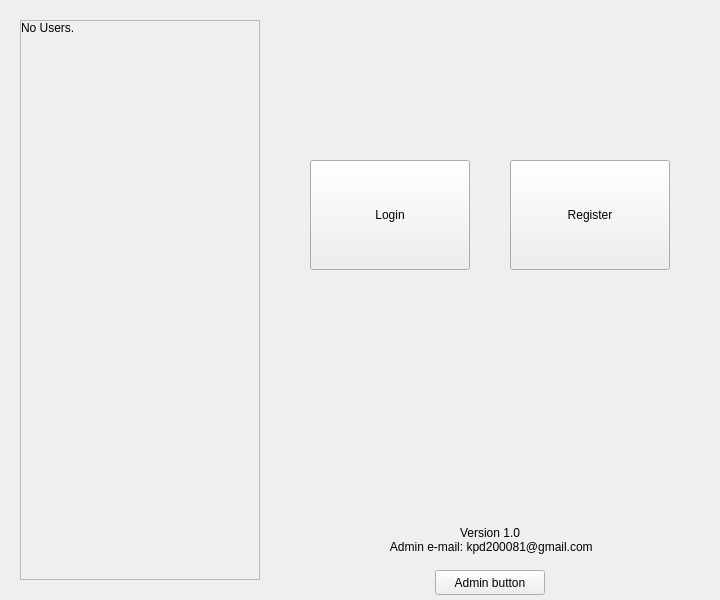
<?xml version="1.0" encoding="UTF-8"?>
<ui version="4.0">
 <class>MainScreen</class>
 <widget class="QWidget" name="MainScreen">
  <property name="geometry">
   <rect>
    <x>0</x>
    <y>0</y>
    <width>720</width>
    <height>600</height>
   </rect>
  </property>
  <property name="sizePolicy">
   <sizepolicy hsizetype="Ignored" vsizetype="Ignored">
    <horstretch>0</horstretch>
    <verstretch>0</verstretch>
   </sizepolicy>
  </property>
  <property name="minimumSize">
   <size>
    <width>720</width>
    <height>600</height>
   </size>
  </property>
  <property name="maximumSize">
   <size>
    <width>720</width>
    <height>600</height>
   </size>
  </property>
  <property name="windowTitle">
   <string>Shake-It - Main Screen</string>
  </property>
  <widget class="QPushButton" name="pushButton">
   <property name="geometry">
    <rect>
     <x>310</x>
     <y>160</y>
     <width>160</width>
     <height>110</height>
    </rect>
   </property>
   <property name="text">
    <string>Login</string>
   </property>
  </widget>
  <widget class="QPushButton" name="pushButton_2">
   <property name="geometry">
    <rect>
     <x>510</x>
     <y>160</y>
     <width>160</width>
     <height>110</height>
    </rect>
   </property>
   <property name="text">
    <string>Register</string>
   </property>
  </widget>
  <widget class="QLabel" name="label">
   <property name="geometry">
    <rect>
     <x>290</x>
     <y>520</y>
     <width>400</width>
     <height>40</height>
    </rect>
   </property>
   <property name="text">
    <string>Version 1.0
 Admin e-mail: kpd200081@gmail.com</string>
   </property>
   <property name="alignment">
    <set>Qt::AlignCenter</set>
   </property>
  </widget>
  <widget class="QPushButton" name="pushButton_3">
   <property name="geometry">
    <rect>
     <x>435</x>
     <y>570</y>
     <width>110</width>
     <height>25</height>
    </rect>
   </property>
   <property name="text">
    <string>Admin button</string>
   </property>
  </widget>
  <widget class="QScrollArea" name="scrollArea">
   <property name="geometry">
    <rect>
     <x>20</x>
     <y>20</y>
     <width>240</width>
     <height>560</height>
    </rect>
   </property>
   <property name="sizePolicy">
    <sizepolicy hsizetype="Ignored" vsizetype="Ignored">
     <horstretch>0</horstretch>
     <verstretch>0</verstretch>
    </sizepolicy>
   </property>
   <property name="verticalScrollBarPolicy">
    <enum>Qt::ScrollBarAsNeeded</enum>
   </property>
   <property name="horizontalScrollBarPolicy">
    <enum>Qt::ScrollBarAlwaysOff</enum>
   </property>
   <property name="sizeAdjustPolicy">
    <enum>QAbstractScrollArea::AdjustToContents</enum>
   </property>
   <property name="widgetResizable">
    <bool>true</bool>
   </property>
   <property name="alignment">
    <set>Qt::AlignLeading|Qt::AlignLeft|Qt::AlignTop</set>
   </property>
   <widget class="QWidget" name="scrollAreaWidgetContents">
    <property name="geometry">
     <rect>
      <x>0</x>
      <y>0</y>
      <width>238</width>
      <height>558</height>
     </rect>
    </property>
    <widget class="QLabel" name="label_2">
     <property name="geometry">
      <rect>
       <x>0</x>
       <y>0</y>
       <width>238</width>
       <height>558</height>
      </rect>
     </property>
     <property name="text">
      <string>No Users.</string>
     </property>
     <property name="alignment">
      <set>Qt::AlignLeading|Qt::AlignLeft|Qt::AlignTop</set>
     </property>
    </widget>
   </widget>
  </widget>
 </widget>
 <layoutdefault spacing="6" margin="11"/>
 <resources/>
 <connections/>
</ui>
